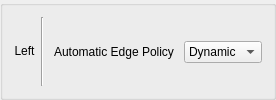
            <widget class="QGroupBox" name="groupBox_2">
             <property name="title">
              <string/>
             </property>
             <layout class="QHBoxLayout" name="horizontalLayout_11" stretch="0,0,0">
              <item>
               <widget class="QPushButton" name="pushButton_2">
                <property name="focusPolicy">
                 <enum>Qt::FocusPolicy::NoFocus</enum>
                </property>
                <property name="styleSheet">
                 <string notr="true">QPushButton {
  background: transparent;
  border: none;
}
QPushButton::pressed {
  background:none;
  border: none;
}</string>
                </property>
                <property name="text">
                 <string>Left</string>
                </property>
                <property name="icon">
                 <iconset theme="go-previous"/>
                </property>
                <property name="flat">
                 <bool>true</bool>
                </property>
               </widget>
              </item>
              <item>
               <widget class="Line" name="line_2">
                <property name="orientation">
                 <enum>Qt::Orientation::Vertical</enum>
                </property>
               </widget>
              </item>
              <item>
               <layout class="QFormLayout" name="formLayout_3">
                <property name="fieldGrowthPolicy">
                 <enum>QFormLayout::FieldGrowthPolicy::AllNonFixedFieldsGrow</enum>
                </property>
                <property name="rowWrapPolicy">
                 <enum>QFormLayout::RowWrapPolicy::WrapLongRows</enum>
                </property>
                <property name="labelAlignment">
                 <set>Qt::AlignmentFlag::AlignLeading|Qt::AlignmentFlag::AlignLeft|Qt::AlignmentFlag::AlignVCenter</set>
                </property>
                <property name="formAlignment">
                 <set>Qt::AlignmentFlag::AlignLeading|Qt::AlignmentFlag::AlignLeft|Qt::AlignmentFlag::AlignVCenter</set>
                </property>
                <item row="0" column="0">
                 <widget class="QPushButton" name="pushButton_8">
                  <property name="palette">
                   <palette>
                    <active>
                     <colorrole role="Highlight">
                      <brush brushstyle="SolidPattern">
                       <color alpha="0">
                        <red>61</red>
                        <green>174</green>
                        <blue>233</blue>
                       </color>
                      </brush>
                     </colorrole>
                     <colorrole role="Accent">
                      <brush brushstyle="SolidPattern">
                       <color alpha="0">
                        <red>61</red>
                        <green>174</green>
                        <blue>233</blue>
                       </color>
                      </brush>
                     </colorrole>
                    </active>
                    <inactive>
                     <colorrole role="Highlight">
                      <brush brushstyle="SolidPattern">
                       <color alpha="0">
                        <red>61</red>
                        <green>174</green>
                        <blue>233</blue>
                       </color>
                      </brush>
                     </colorrole>
                     <colorrole role="Accent">
                      <brush brushstyle="SolidPattern">
                       <color alpha="0">
                        <red>61</red>
                        <green>174</green>
                        <blue>233</blue>
                       </color>
                      </brush>
                     </colorrole>
                    </inactive>
                    <disabled>
                     <colorrole role="Accent">
                      <brush brushstyle="SolidPattern">
                       <color alpha="0">
                        <red>61</red>
                        <green>174</green>
                        <blue>233</blue>
                       </color>
                      </brush>
                     </colorrole>
                    </disabled>
                   </palette>
                  </property>
                  <property name="focusPolicy">
                   <enum>Qt::FocusPolicy::NoFocus</enum>
                  </property>
                  <property name="text">
                   <string>Automatic Edge Policy</string>
                  </property>
                  <property name="icon">
                   <iconset theme="media-playback-start"/>
                  </property>
                  <property name="flat">
                   <bool>true</bool>
                  </property>
                 </widget>
                </item>
                <item row="0" column="1">
                 <widget class="KComboBox" name="kcfg_leftEdgePolicy">
                  <item>
                   <property name="text">
                    <string>Dynamic</string>
                   </property>
                   <property name="icon">
                    <iconset theme="view-refresh"/>
                   </property>
                  </item>
                  <item>
                   <property name="text">
                    <string>Shrink</string>
                   </property>
                   <property name="icon">
                    <iconset theme="list-remove"/>
                   </property>
                  </item>
                  <item>
                   <property name="text">
                    <string>Ignore</string>
                   </property>
                   <property name="icon">
                    <iconset theme="dialog-cancel"/>
                   </property>
                  </item>
                 </widget>
                </item>
               </layout>
              </item>
             </layout>
            </widget>
